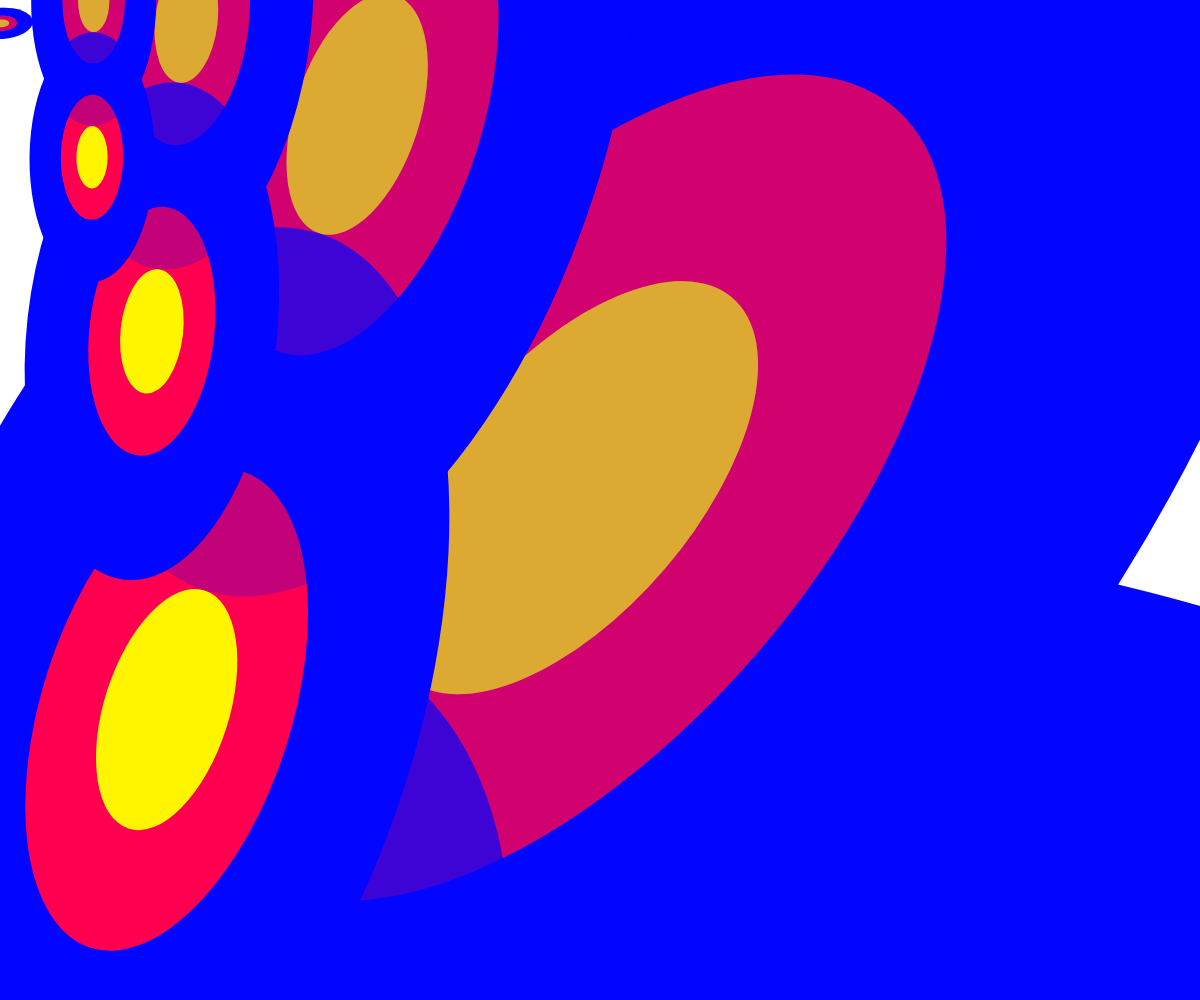
Frame 1 (no input)
Frame 60 (no input): identical to frame 1, image omitted
Frame 120 (the mouse pressed at the canvas centre since frame 60): identical to frame 1, image omitted

The p5.js sketch that drew this single still picture (run headless with seeded random() and noise() and a simulated clock; from frame 60 on, the mouse is pressed at the canvas centre):

// p5.js sketch
// ── sketch.js
function setup(){
    createCanvas(windowWidth,windowHeight); 
    background(255);
    noStroke();


fill(2,5,255)
ellipse(width/2,0,800,1600)
fill(255,0,80)
ellipse(width/2,0,400,800)
fill(255,245,0)
ellipse(width/2,0,200,400)

fill(2,5,255)
ellipse(width/2,height,800,1600)
fill(255,0,80)
ellipse(width/2,height,400,800)
fill(255,245,0)
ellipse(width/2,height,200,400)

fill(2,5,255,60)
ellipse(width/2,0,800,1600)
fill(255,0,80,60)
ellipse(width/2,0,400,800)
fill(255,245,0,60)
ellipse(width/2,0,200,400)


scale(5)
rotate(width/2)
fill(2,5,255)
ellipse(width/2,0,800,1600)
fill(255,0,80)
ellipse(width/2,0,400,800)
fill(255,245,0)
ellipse(width/2,0,200,400)

fill(2,5,255)
ellipse(width/2,height,800,1600)
fill(255,0,80)
ellipse(width/2,height,400,800)
fill(255,245,0)
ellipse(width/2,height,200,400)

fill(2,5,255,60)
ellipse(width/2,0,800,1600)
fill(255,0,80,60)
ellipse(width/2,0,400,800)
fill(255,245,0,60)
ellipse(width/2,0,200,400)

scale(.5)
rotate(width/4)
fill(2,5,255)
ellipse(width/2,0,800,1600)
fill(255,0,80)
ellipse(width/2,0,400,800)
fill(255,245,0)
ellipse(width/2,0,200,400)

fill(2,5,255)
ellipse(width/2,height,800,1600)
fill(255,0,80)
ellipse(width/2,height,400,800)
fill(255,245,0)
ellipse(width/2,height,200,400)

fill(2,5,255,60)
ellipse(width/2,0,800,1600)
fill(255,0,80,60)
ellipse(width/2,0,400,800)
fill(255,245,0,60)
ellipse(width/2,0,200,400)

scale(.5)
rotate(width/8)
fill(2,5,255)
ellipse(width/2,0,800,1600)
fill(255,0,80)
ellipse(width/2,0,400,800)
fill(255,245,0)
ellipse(width/2,0,200,400)

fill(2,5,255)
ellipse(width/2,height,800,1600)
fill(255,0,80)
ellipse(width/2,height,400,800)
fill(255,245,0)
ellipse(width/2,height,200,400)

fill(2,5,255,60)
ellipse(width/2,0,800,1600)
fill(255,0,80,60)
ellipse(width/2,0,400,800)
fill(255,245,0,60)
ellipse(width/2,0,200,400)

scale(.5)
rotate(width/16)
fill(2,5,255)
ellipse(width/2,0,800,1600)
fill(255,0,80)
ellipse(width/2,0,400,800)
fill(255,245,0)
ellipse(width/2,0,200,400)

fill(2,5,255)
ellipse(width/2,height,800,1600)
fill(255,0,80)
ellipse(width/2,height,400,800)
fill(255,245,0)
ellipse(width/2,height,200,400)

fill(2,5,255,60)
ellipse(width/2,0,800,1600)
fill(255,0,80,60)
ellipse(width/2,0,400,800)
fill(255,245,0,60)
ellipse(width/2,0,200,400)

scale(.5)
rotate(width/32)
fill(2,5,255)
ellipse(width/2,0,800,1600)
fill(255,0,80)
ellipse(width/2,0,400,800)
fill(255,245,0)
ellipse(width/2,0,200,400)

fill(2,5,255)
ellipse(width/2,height,800,1600)
fill(255,0,80)
ellipse(width/2,height,400,800)
fill(255,245,0)
ellipse(width/2,height,200,400)

fill(2,5,255,60)
ellipse(width/2,0,800,1600)
fill(255,0,80,60)
ellipse(width/2,0,400,800)
fill(255,245,0,60)
ellipse(width/2,0,200,400)

scale(.5)
rotate(width/64)
fill(2,5,255)
ellipse(width/2,0,800,1600)
fill(255,0,80)
ellipse(width/2,0,400,800)
fill(255,245,0)
ellipse(width/2,0,200,400)

fill(2,5,255)
ellipse(width/2,height,800,1600)
fill(255,0,80)
ellipse(width/2,height,400,800)
fill(255,245,0)
ellipse(width/2,height,200,400)

fill(2,5,255,60)
ellipse(width/2,0,800,1600)
fill(255,0,80,60)
ellipse(width/2,0,400,800)
fill(255,245,0,60)
ellipse(width/2,0,200,400)

scale(.5)
rotate(width/128)
fill(2,5,255)
ellipse(width/2,0,800,1600)
fill(255,0,80)
ellipse(width/2,0,400,800)
fill(255,245,0)
ellipse(width/2,0,200,400)

fill(2,5,255)
ellipse(width/2,height,800,1600)
fill(255,0,80)
ellipse(width/2,height,400,800)
fill(255,245,0)
ellipse(width/2,height,200,400)

fill(2,5,255,60)
ellipse(width/2,0,800,1600)
fill(255,0,80,60)
ellipse(width/2,0,400,800)
fill(255,245,0,60)
ellipse(width/2,0,200,400)

scale(.5)
rotate(width/256)
fill(2,5,255)
ellipse(width/2,0,800,1600)
fill(255,0,80)
ellipse(width/2,0,400,800)
fill(255,245,0)
ellipse(width/2,0,200,400)

fill(2,5,255)
ellipse(width/2,height,800,1600)
fill(255,0,80)
ellipse(width/2,height,400,800)
fill(255,245,0)
ellipse(width/2,height,200,400)

fill(2,5,255,60)
ellipse(width/2,0,800,1600)
fill(255,0,80,60)
ellipse(width/2,0,400,800)
fill(255,245,0,60)
ellipse(width/2,0,200,400)

scale(.5)
rotate(width/512)
fill(2,5,255)
ellipse(width/2,0,800,1600)
fill(255,0,80)
ellipse(width/2,0,400,800)
fill(255,245,0)
ellipse(width/2,0,200,400)

fill(2,5,255)
ellipse(width/2,height,800,1600)
fill(255,0,80)
ellipse(width/2,height,400,800)
fill(255,245,0)
ellipse(width/2,height,200,400)

fill(2,5,255,60)
ellipse(width/2,0,800,1600)
fill(255,0,80,60)
ellipse(width/2,0,400,800)
fill(255,245,0,60)
ellipse(width/2,0,200,400)

translate(.5,.5)
rotate(360)
 
} 

function draw() {


  
}
